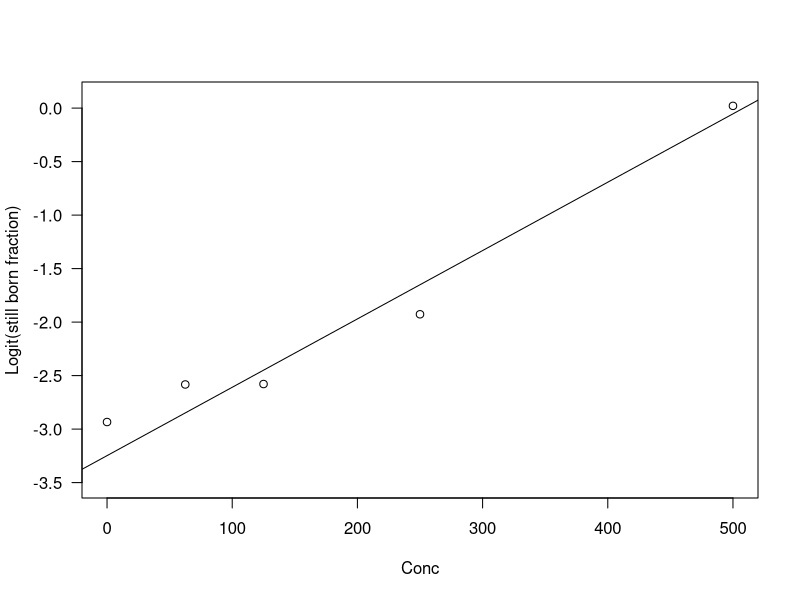
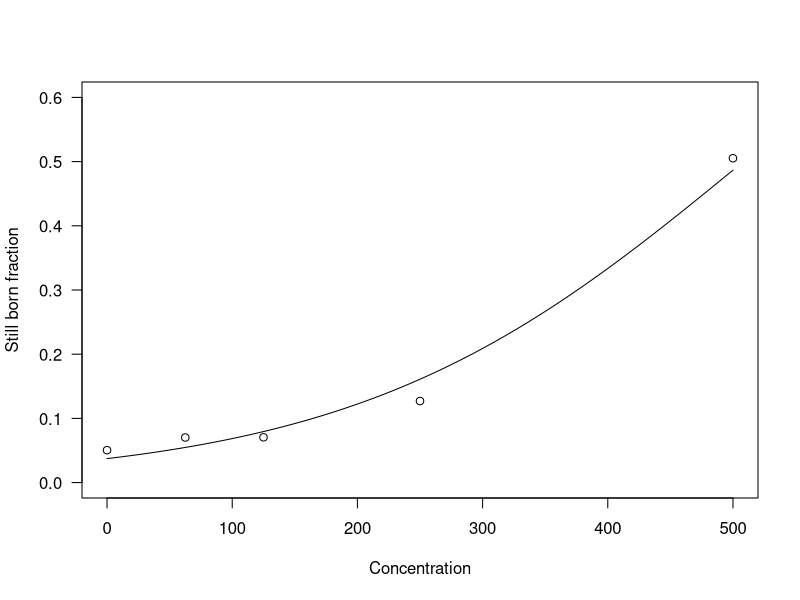

Write the R code that produced these figures, in order.

# Code used in Lecture No. 6 - Motivating example with mices.
# (Note that the R code on the slides are code for direct input..)
#

mice <- data.frame(
 stillb=c(15, 17, 22, 38, 144),
 total=c(297, 242, 312, 299, 285),
 conc=c(0, 62.5, 125, 250, 500)
)

mice

mice$resp <- cbind(mice$stillb, mice$total-mice$stillb)

mice.glm <- glm(formula=resp ~ conc, family=binomial(link=logit),data=mice)
anova(mice.glm)
summary(mice.glm)

# Plot in the linear domain. Logit transformed observatoins and corresponding
# linear dose response assay

p <- mice$stillb/mice$total
logit <- log(p/(1-p))
plot(mice$conc, logit, las=1, ylim=c(-3.5,0.1), xlab='Conc', ylab="Logit(still born fraction)") 
abline(coef(mice.glm))

# Plot in the original scale - Observed fraction stillborn and
# corresponding fitted values under logistic regression for
# dose response assay

plot(mice$conc,p, las=1, ylim=c(0,.6), xlab='Concentration', ylab="Still born fraction")
xx<-seq(0,max(mice$conc))
yy<-coef(mice.glm)[1]+coef(mice.glm)[2]*xx
lines(xx,exp(yy)/(1+exp(yy)))

# The linear predictions plus standard error

mice.pred <- predict(mice.glm, type='link', se.fit=TRUE)

mice.pred$fit
mice.pred$se.fit
names(mice.pred)

# The fittet values plus standard error

mice.fit <- predict(mice.glm, type='response', se.fit=TRUE)
mice.fit$fit
mice.fit$se.fit
mice.fit$residual.scale

# The response residuals

residuals(mice.glm, type='response')

# The deviance residuals

residuals(mice.glm, type='deviance')

# The Pearson residuals

residuals(mice.glm, type='pearson')

